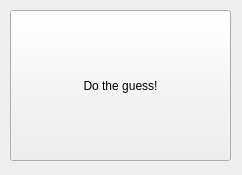
<?xml version="1.0" encoding="UTF-8"?>
<ui version="4.0">
 <class>guiDlg</class>
 <widget class="QWidget" name="guiDlg">
  <property name="geometry">
   <rect>
    <x>0</x>
    <y>0</y>
    <width>242</width>
    <height>175</height>
   </rect>
  </property>
  <property name="windowTitle">
   <string>Form</string>
  </property>
  <widget class="QPushButton" name="doTheGuessButton">
   <property name="geometry">
    <rect>
     <x>10</x>
     <y>10</y>
     <width>221</width>
     <height>151</height>
    </rect>
   </property>
   <property name="text">
    <string>Do the guess!</string>
   </property>
  </widget>
 </widget>
 <resources/>
 <connections/>
</ui>
